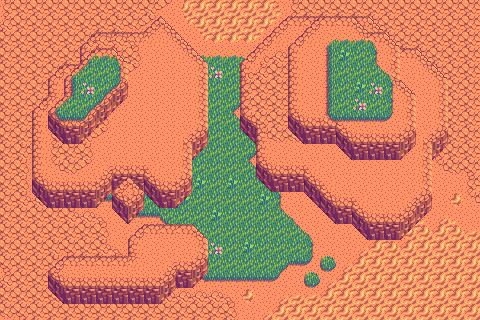

A 2D game scene composited from a Tiled map and its tileset images. What follows is a short description and the map's XML, with each tile layer's data collapsed to a summary:
An orthogonal 30x20 tile map with 16x16 px tiles, 6 tile layers (Terrain 0, Detail 0, Terrain 1, Detail 1, ...), 2 tilesets.

<map version="1.10" tiledversion="1.10.2" orientation="orthogonal" renderorder="right-down" width="30" height="20" tilewidth="16" tileheight="16" infinite="0" nextlayerid="10" nextobjectid="1">
 <tileset firstgid="1" source="../tsx/Terrain.tsx" />
 <tileset firstgid="78" source="../tsx/Detail.tsx" />
 <group id="2" name="Layer 0">
  <layer id="1" name="Terrain 0" width="30" height="20">
   <data>[600 cells, 600 non-empty, 1 distinct tile ids]</data>
  </layer>
  <layer id="3" name="Detail 0" width="30" height="20">
   <data>[600 cells, 503 non-empty, 44 distinct tile ids]</data>
  </layer>
 </group>
 <group id="4" name="Layer 1" offsetx="0" offsety="-16">
  <layer id="5" name="Terrain 1" width="30" height="20">
   <data>[600 cells, 297 non-empty, 18 distinct tile ids]</data>
  </layer>
  <layer id="6" name="Detail 1" width="30" height="20">
   <data>[600 cells, 70 non-empty, 13 distinct tile ids]</data>
  </layer>
 </group>
 <group id="7" name="Layer 2" offsetx="0" offsety="-32">
  <layer id="8" name="Terrain 2" width="30" height="20">
   <data>[600 cells, 85 non-empty, 16 distinct tile ids]</data>
  </layer>
  <layer id="9" name="Detail 2" width="30" height="20">
   <data>[600 cells, 46 non-empty, 14 distinct tile ids]</data>
  </layer>
 </group>
</map>